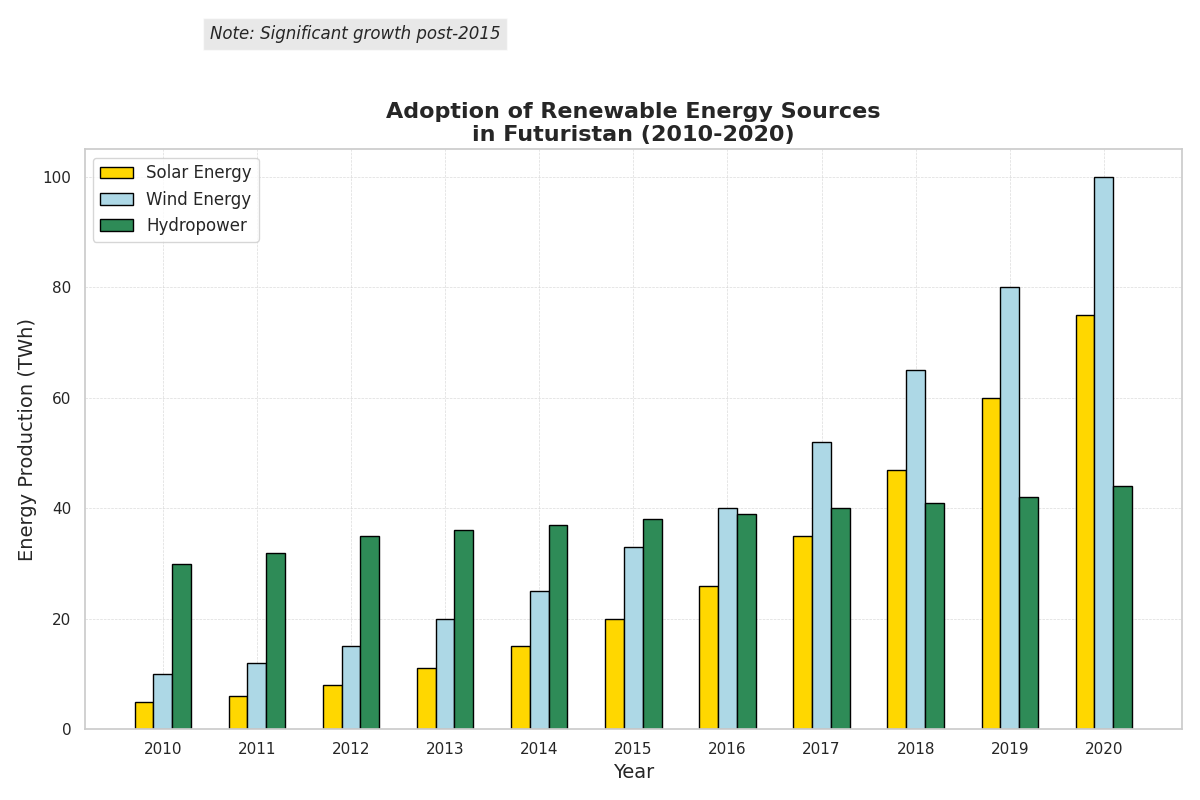

Here is the Python script that generated this plot:
import matplotlib.pyplot as plt
import numpy as np

years = np.arange(2010, 2021)
solar_energy = np.array([5, 6, 8, 11, 15, 20, 26, 35, 47, 60, 75])
wind_energy = np.array([10, 12, 15, 20, 25, 33, 40, 52, 65, 80, 100])
hydropower_energy = np.array([30, 32, 35, 36, 37, 38, 39, 40, 41, 42, 44])

fig, ax = plt.subplots(figsize=(12, 8))

bar_width = 0.2
bar_offset = np.array([-1, 0, 1]) * bar_width

ax.bar(years + bar_offset[0], solar_energy, width=bar_width, label='Solar Energy', color='gold', edgecolor='black')
ax.bar(years + bar_offset[1], wind_energy, width=bar_width, label='Wind Energy', color='lightblue', edgecolor='black')
ax.bar(years + bar_offset[2], hydropower_energy, width=bar_width, label='Hydropower', color='seagreen', edgecolor='black')

ax.set_title('Adoption of Renewable Energy Sources\nin Futuristan (2010-2020)', fontsize=16, fontweight='bold')
ax.set_xlabel('Year', fontsize=14)
ax.set_ylabel('Energy Production (TWh)', fontsize=14)
ax.set_xticks(years)
ax.set_xticklabels(years)
ax.legend(loc='upper left', fontsize=12)
ax.text(2010.5, 125, 'Note: Significant growth post-2015', fontsize=12, style='italic', 
        bbox={'facecolor': 'lightgray', 'alpha': 0.5, 'pad': 5})
ax.grid(True, which='both', linestyle='--', linewidth=0.5, alpha=0.7)

plt.tight_layout()
plt.show()
